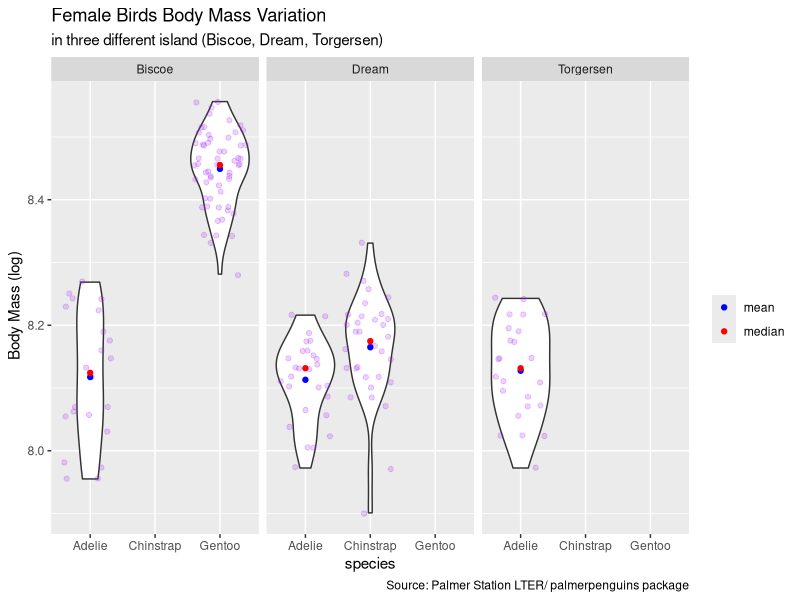
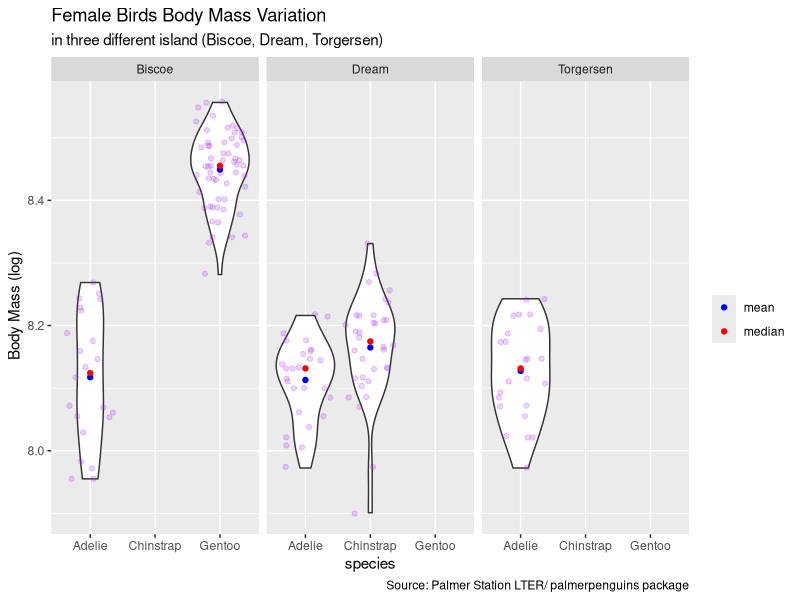

Generate these figures, in order, with R:
## ---- chunk 1
library(dplyr)
library(ggplot2)         #to use ggplot package
library(palmerpenguins)  #to use the palmer penguin data
library(here)            #to save the output in certain folder
library(ggthemes)        #need this to use the theme in the base of data frame

#load the data and check the data before we do the manipulation
head(penguins)      #check first 6 rows of data
glimpse(penguins)   #check overall data
str(penguins)       #check overall data
View(penguins)

## ---- chunk 2
penguins %>% 
  filter(!is.na(sex), !is.na(island), !is.na(species)) %>%     #removes all NA in sex, island and species column
  group_by(species, island, sex) %>%                           #group the data by species, island and sex
  summarise(mean_body_mass = mean(body_mass_g, na.rm=TRUE),    #add calculation of mean per group
            variance_body_mass = var(body_mass_g, na.rm=TRUE)) #add calculation of variance per group

## ---- chunk 3
#### data cleaning and manipulation
df <- penguins %>%
  filter(!is.na(sex), !is.na(body_mass_g)) %>%    # Filter out NAs in 'sex' and 'body_mass_g'
  filter(sex != "male") %>%                       # Filter out male penguins
  mutate(log_body_mass = log(body_mass_g)) %>%    # Create a new column for log body mass
  select(species, island, sex, log_body_mass)     # Select specific columns

#check the data
View(df) 

### data visualization
penguin_violin <- ggplot(df, aes(x = species, y = log_body_mass)) +        #create plot with the assigned x y data
  geom_violin() +                                                          #add the violin type of plot
  geom_jitter(alpha = 0.2, color = "purple") +                             #add the jitter to represent real data
  facet_wrap(~ island) +                                                   #facetted by island
  stat_summary(fun = "mean",                                               #create a summary point represent mean
               geom = "point",                                             #assign as a point
               aes(color = "mean"),                                        #assign the color to "mean"
               size = 1.5) +  # Add point for mean with color and size     #the point of median size is 1.5
  stat_summary(fun = "median",                                             #create a summary point to represent median
               geom = "point",                                             #assign as a point
               aes(color = "median"),                                      #assign the color to "median"
               size = 1.5) +  # Add point for median with color and size   #put the color
  scale_color_manual(values = c("mean" = "blue", "median" = "red")) +      #Define colors for mean and median
  labs(title = "Female Birds Body Mass Variation" ,                        #add tittle at the map data
       subtitle = "in three different island (Biscoe, Dream, Torgersen)",  #add subtitle
       x = "species",                                                      #add the x axis label
       y = " Body Mass (log)",                                             #add the y axis label
       color = "",                                                         #do not put title on lable
       caption = "Source: Palmer Station LTER/ palmerpenguins package") +  #add caption below the data frame
  theme_gray()                                                             #use the gray theme

#check the result
penguin_violin

#Save the plot in the correct output folder
ggsave(filename = here("week4", "week4_homework", "output", "penguin_violin.png"), 
       plot = penguin_violin, width = 7, height = 5)

